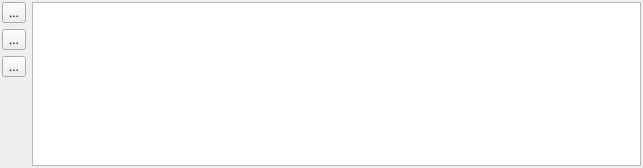
<?xml version="1.0" encoding="UTF-8"?>
<ui version="4.0">
 <class>ScriptWatchControlUi</class>
 <widget class="QWidget" name="ScriptWatchControlUi">
  <property name="geometry">
   <rect>
    <x>0</x>
    <y>0</y>
    <width>643</width>
    <height>168</height>
   </rect>
  </property>
  <property name="windowTitle">
   <string>Script Watches</string>
  </property>
  <layout class="QHBoxLayout" name="horizontalLayout">
   <property name="leftMargin">
    <number>2</number>
   </property>
   <property name="topMargin">
    <number>2</number>
   </property>
   <property name="rightMargin">
    <number>2</number>
   </property>
   <property name="bottomMargin">
    <number>2</number>
   </property>
   <item>
    <layout class="QVBoxLayout" name="verticalLayout">
     <item>
      <widget class="QToolButton" name="addWatchButton">
       <property name="toolTip">
        <string>Add Watch</string>
       </property>
       <property name="text">
        <string>...</string>
       </property>
       <property name="icon">
        <iconset>
         <normaloff>.</normaloff>.</iconset>
       </property>
      </widget>
     </item>
      <item>
      <widget class="QToolButton" name="deleteWatchButton">
       <property name="toolTip">
        <string>Delete Watch</string>
       </property>
       <property name="text">
        <string>...</string>
       </property>
       <property name="icon">
        <iconset>
         <normaloff>.</normaloff>.</iconset>
       </property>
      </widget>
     </item>
     <item>
      <widget class="QToolButton" name="deleteAllWatchesButton">
       <property name="toolTip">
        <string>Delete All Watches</string>
       </property>
       <property name="text">
        <string>...</string>
       </property>
       <property name="icon">
        <iconset>
         <normaloff>.</normaloff>.</iconset>
       </property>
      </widget>
     </item>
     <item>
      <spacer name="verticalSpacer">
       <property name="orientation">
        <enum>Qt::Vertical</enum>
       </property>
       <property name="sizeHint" stdset="0">
        <size>
         <width>20</width>
         <height>40</height>
        </size>
       </property>
      </spacer>
     </item>
    </layout>
   </item>
   <item>
    <widget class="QTreeView" name="view">
     <property name="indentation">
      <number>10</number>
     </property>
    </widget>
   </item>
  </layout>
 </widget>
 <resources>
  <include location="../../../ui/resources/wizard.qrc"/>
 </resources>
 <connections/>
</ui>
